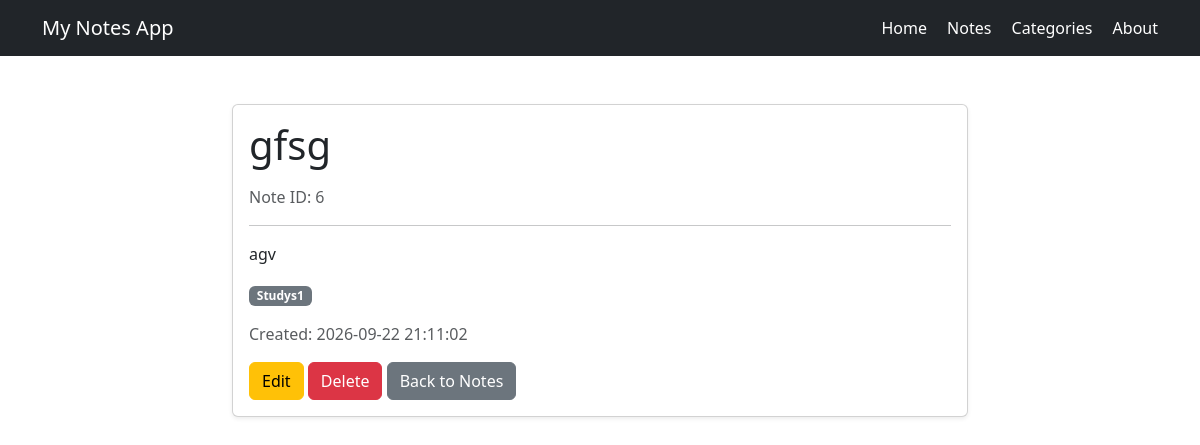
/notes/6, run on the app's committed database.
### tables this page shows
CREATE TABLE notes (
            id INTEGER PRIMARY KEY AUTOINCREMENT,
            title TEXT NOT NULL,
            content TEXT NOT NULL
        , category TEXT NOT NULL DEFAULT 'General', created_at TEXT NOT NULL DEFAULT '');

### app.py (the view)
@app.route("/notes/<int:note_id>")
def view_note(note_id):
    note = find_note(note_id)
    if note is None:
        abort(404)
    return render_template(
        "view_note.html",
        note=note
    )

### app.py (called while the page is built)
def get_db_connection():
    connection = sqlite3.connect(DATABASE)
    connection.row_factory = sqlite3.Row
    return connection

def find_note(note_id):
    connection = get_db_connection()
    note = connection.execute(
        "SELECT * FROM notes WHERE id = ?",
        (note_id,)
    ).fetchone()
    connection.close()
    return note

### templates/view_note.html (shortened to what this page needs)
{% extends "base.html" %}
{% block content %}
<div class="row justify-content-center">
    <div class="col-md-8">
        <div class="card shadow-sm">
            <div class="card-body">
                <h1 class="card-title mb-3">
                    {{ note.title }}
                </h1>
                <p class="text-muted">
                    Note ID: {{ note.id }}
                </p>
                <hr>
                <p class="card-text">
                    {{ note.content }}
                </p>
                <div class="mb-3">
                    <span class="badge bg-secondary">
                        {{ note.category }}
                    </span>
                </div>
                <p class="text-muted">
                    Created: {{ note.created_at }}
                </p>
                <a
                    href="{{ url_for('edit_note', note_id=note.id) }}"
                    class="btn btn-warning"
                >
                    Edit
                </a>
                <form
                    method="POST"
                    action="{{ url_for('delete_note', note_id=note.id) }}"
                    class="d-inline"
                    onsubmit="return confirm('Are you sure you want to delete this note?');"
                >
                    <button
                        type="submit"
                        class="btn btn-danger"
                    >
                        Delete
                    </button>
                </form>
                <a
                    href="{{ url_for('notes') }}"
                    class="btn btn-secondary"
                >
                    Back to Notes
                </a>
            </div>
        </div>
    </div>
</div>
{% endblock %}

### data on the page
notes: title "gfsg", id "6", content "agv", category "Studys1", created_at "2026-09-22 21:11:02"
